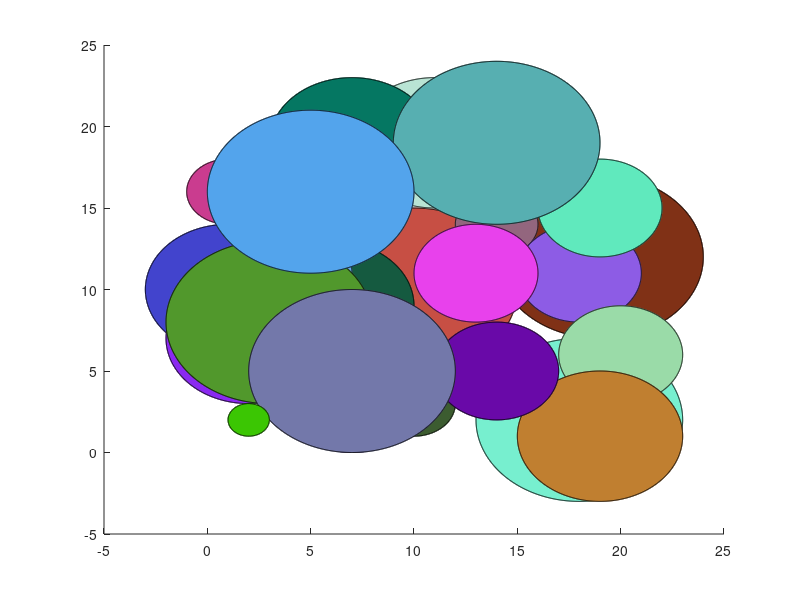

Write MATLAB code to recreate this figure.
for element = 1:30
    %Choosing circle position
    center_x = randi(20); 
    center_y = randi(20);
  
    radius = randi(5);
    %Color of the circle
    color_vektor = rand(1,3);
    
    C = colormap(color_vektor);
    t = 0:pi/1000:2*pi;
    % Drawing the circle
    Y = sin(t) * radius + center_y;
    X = cos(t) * radius + center_x;

    hold on
    plot(X, Y, 'Color', C)
    fill(X, Y, C)
end

axis([-5 25 -5 25])
hold off